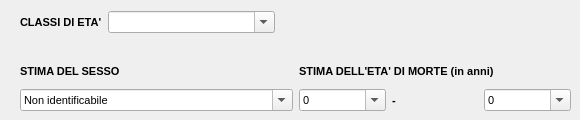
     <widget class="QWidget" name="tab_2">
      <attribute name="title">
       <string>Altre caratteristiche</string>
      </attribute>
      <widget class="QWidget" name="layoutWidget_5">
       <property name="geometry">
        <rect>
         <x>20</x>
         <y>10</y>
         <width>309</width>
         <height>24</height>
        </rect>
       </property>
       <layout class="QHBoxLayout" name="horizontalLayout_2">
        <item>
         <widget class="QLabel" name="label_26">
          <property name="font">
           <font>
            <family>MS Shell Dlg 2</family>
            <pointsize>8</pointsize>
            <weight>75</weight>
            <bold>true</bold>
           </font>
          </property>
          <property name="text">
           <string>CLASSI DI ETA'</string>
          </property>
         </widget>
        </item>
        <item>
         <widget class="QComboBox" name="comboBox_classi_eta">
          <property name="font">
           <font>
            <family>MS Shell Dlg 2</family>
            <pointsize>8</pointsize>
            <weight>50</weight>
            <bold>false</bold>
           </font>
          </property>
          <property name="editable">
           <bool>true</bool>
          </property>
          <item>
           <property name="text">
            <string/>
           </property>
          </item>
          <item>
           <property name="text">
            <string>Adulto giovane (20-29)</string>
           </property>
          </item>
          <item>
           <property name="text">
            <string>Adulto maturo (30-50)</string>
           </property>
          </item>
          <item>
           <property name="text">
            <string>Adulto di eta' avanzata (&gt;50)</string>
           </property>
          </item>
         </widget>
        </item>
        <item>
         <spacer name="horizontalSpacer_3">
          <property name="font">
           <font>
            <family>MS Shell Dlg 2</family>
            <pointsize>8</pointsize>
            <weight>50</weight>
            <bold>false</bold>
           </font>
          </property>
          <property name="orientation">
           <enum>Qt::Horizontal</enum>
          </property>
          <property name="sizeHint" stdset="0">
           <size>
            <width>40</width>
            <height>20</height>
           </size>
          </property>
         </spacer>
        </item>
       </layout>
      </widget>
      <widget class="QWidget" name="layoutWidget">
       <property name="geometry">
        <rect>
         <x>20</x>
         <y>60</y>
         <width>551</width>
         <height>51</height>
        </rect>
       </property>
       <layout class="QGridLayout" name="gridLayout_11">
        <item row="0" column="0">
         <layout class="QVBoxLayout" name="verticalLayout_4">
          <item>
           <widget class="QLabel" name="label_20">
            <property name="font">
             <font>
              <family>MS Shell Dlg 2</family>
              <pointsize>8</pointsize>
              <weight>75</weight>
              <bold>true</bold>
             </font>
            </property>
            <property name="text">
             <string>STIMA DEL SESSO</string>
            </property>
           </widget>
          </item>
          <item>
           <widget class="QComboBox" name="comboBox_sesso">
            <property name="font">
             <font>
              <family>MS Shell Dlg 2</family>
              <pointsize>8</pointsize>
              <weight>50</weight>
              <bold>false</bold>
             </font>
            </property>
            <property name="editable">
             <bool>true</bool>
            </property>
            <item>
             <property name="text">
              <string>Non identificabile</string>
             </property>
            </item>
            <item>
             <property name="text">
              <string>Maschio</string>
             </property>
            </item>
            <item>
             <property name="text">
              <string>Femmina</string>
             </property>
            </item>
            <item>
             <property name="text">
              <string>Indeterminato</string>
             </property>
            </item>
           </widget>
          </item>
         </layout>
        </item>
        <item row="0" column="1">
         <layout class="QVBoxLayout" name="verticalLayout_3">
          <item>
           <widget class="QLabel" name="label_22">
            <property name="font">
             <font>
              <family>MS Shell Dlg 2</family>
              <pointsize>8</pointsize>
              <weight>75</weight>
              <bold>true</bold>
             </font>
            </property>
            <property name="text">
             <string>STIMA DELL'ETA' DI MORTE (in anni)</string>
            </property>
           </widget>
          </item>
          <item>
           <layout class="QHBoxLayout" name="horizontalLayout">
            <item>
             <widget class="QComboBox" name="comboBox_eta_min">
              <property name="font">
               <font>
                <family>MS Shell Dlg 2</family>
                <pointsize>8</pointsize>
                <weight>50</weight>
                <bold>false</bold>
               </font>
              </property>
              <property name="editable">
               <bool>true</bool>
              </property>
              <item>
               <property name="text">
                <string>0</string>
               </property>
              </item>
              <item>
               <property name="text">
                <string>1</string>
               </property>
              </item>
              <item>
               <property name="text">
                <string>2</string>
               </property>
              </item>
              <item>
               <property name="text">
                <string>3</string>
               </property>
              </item>
              <item>
               <property name="text">
                <string>4</string>
               </property>
              </item>
              <item>
               <property name="text">
                <string>5</string>
               </property>
              </item>
              <item>
               <property name="text">
                <string>6</string>
               </property>
              </item>
              <item>
               <property name="text">
                <string>7</string>
               </property>
              </item>
              <item>
               <property name="text">
                <string>8</string>
               </property>
              </item>
              <item>
               <property name="text">
                <string>9</string>
               </property>
              </item>
              <item>
               <property name="text">
                <string>10</string>
               </property>
              </item>
              <item>
               <property name="text">
                <string>20</string>
               </property>
              </item>
              <item>
               <property name="text">
                <string>30</string>
               </property>
              </item>
              <item>
               <property name="text">
                <string>40</string>
               </property>
              </item>
              <item>
               <property name="text">
                <string>50</string>
               </property>
              </item>
             </widget>
            </item>
            <item>
             <widget class="QLabel" name="label_24">
              <property name="font">
               <font>
                <family>MS Shell Dlg 2</family>
                <pointsize>8</pointsize>
                <weight>75</weight>
                <bold>true</bold>
               </font>
              </property>
              <property name="text">
               <string>-</string>
              </property>
             </widget>
            </item>
            <item>
             <widget class="QComboBox" name="comboBox_eta_max">
              <property name="enabled">
               <bool>true</bool>
              </property>
              <property name="font">
               <font>
                <family>MS Shell Dlg 2</family>
                <pointsize>8</pointsize>
                <weight>50</weight>
                <bold>false</bold>
               </font>
              </property>
              <property name="editable">
               <bool>true</bool>
              </property>
              <property name="insertPolicy">
               <enum>QComboBox::InsertAtBottom</enum>
              </property>
              <item>
               <property name="text">
                <string>0</string>
               </property>
              </item>
              <item>
               <property name="text">
                <string>1</string>
               </property>
              </item>
              <item>
               <property name="text">
                <string>2</string>
               </property>
              </item>
              <item>
               <property name="text">
                <string>3</string>
               </property>
              </item>
              <item>
               <property name="text">
                <string>4</string>
               </property>
              </item>
              <item>
               <property name="text">
                <string>5</string>
               </property>
              </item>
              <item>
               <property name="text">
                <string>6</string>
               </property>
              </item>
              <item>
               <property name="text">
                <string>7</string>
               </property>
              </item>
              <item>
               <property name="text">
                <string>8</string>
               </property>
              </item>
              <item>
               <property name="text">
                <string>9</string>
               </property>
              </item>
              <item>
               <property name="text">
                <string>10</string>
               </property>
              </item>
              <item>
               <property name="text">
                <string>20</string>
               </property>
              </item>
              <item>
               <property name="text">
                <string>30</string>
               </property>
              </item>
              <item>
               <property name="text">
                <string>40</string>
               </property>
              </item>
              <item>
               <property name="text">
                <string>50</string>
               </property>
              </item>
              <item>
               <property name="text">
                <string>60</string>
               </property>
              </item>
              <item>
               <property name="text">
                <string>70</string>
               </property>
              </item>
              <item>
               <property name="text">
                <string>80</string>
               </property>
              </item>
              <item>
               <property name="text">
                <string>90</string>
               </property>
              </item>
             </widget>
            </item>
           </layout>
          </item>
         </layout>
        </item>
       </layout>
      </widget>
     </widget>
